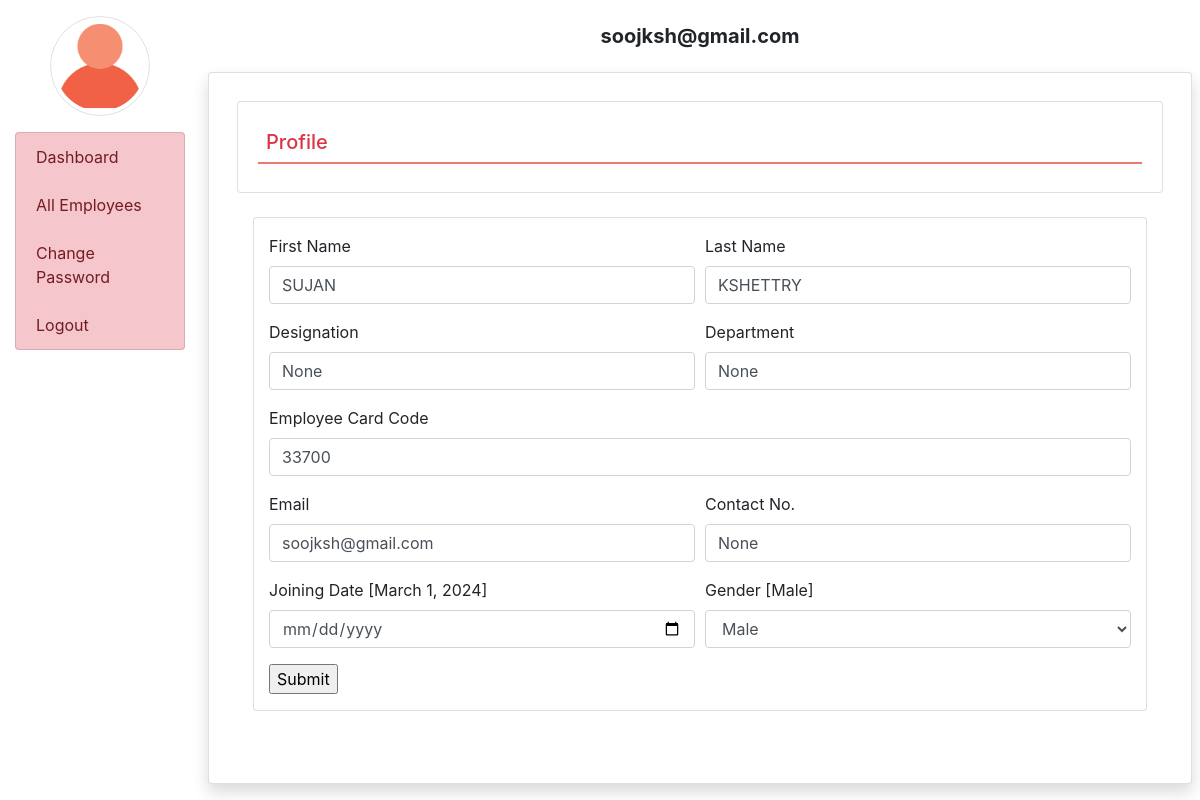
The app's page /edit_profile/18 (signed in) with its own data.
### employee/models.py (models this page shows, shortened)
class EmployeeDetail(models.Model):
    user = models.ForeignKey(User, on_delete=models.CASCADE)
    empcode = models.CharField(max_length=50)
    empdept = models.CharField(max_length=100, null=True)
    designation = models.CharField(max_length=100, null=True)
    contact = models.CharField(max_length=15, null=True)
    gender = models.CharField(max_length=50, null=True)
    joiningdate = models.DateField(auto_now_add=True, null=True)

### employee/views.py (the view, shortened to what this page needs)
# urls.py: path('edit_profile/<int:pid>', edit_profile, name="edit_profile"),
def edit_profile(request, pid):
    if not request.user.is_authenticated:
        return redirect('admin_login')
    error = ""
    employee = EmployeeDetail.objects.get(id=pid)
    return render(request, 'edit_profile.html', locals())

### employee/templates/edit_profile.html (shortened to what this page needs)
{% extends 'admin_base.html' %}
{% block main %}
<div class= "card m-2">
    <div class="card-body">
        <h5  class = "p-2 text-danger"style="border-bottom: 2px solid #EB796F ">Profile</h5>
    </div>
</div>
<div class= "card m-4">
        <div class="container-fluid pt-3">
            <form method="POST" onsubmit="return checkpassword()">
                <div class="form-row">
                    <div class="col-sm-6">
                        <div class="form-group">
                            <label>First Name</label>
                            <input type="text" name='firstname' class='form-control' placeholder="Enter your first name" pattern="[A-Za-z]+" value="{{employee.user.first_name}}">
                        </div>
                    </div>
                    <div class="col-sm-6">
                        <div class="form-group">
                            <label>Last Name</label>
                            <input type="text" name='lastname' class='form-control' placeholder="Enter your last name" pattern="[A-Za-z]+" value="{{employee.user.last_name}}">
                        </div>
                    </div>
                    <div class="col-sm-6">
                        <div class="form-group">
                            <label>Designation</label>
                            <input type="text" name='designation' class='form-control' placeholder="Designation" value="{{employee.designation}}">
                        </div>
                    </div>
                    <div class="col-sm-6">
                        <div class="form-group">
                            <label>Department</label>
                            <input type="text" name='department' class='form-control' placeholder="Department"  value="{{employee.empdept}}">
                        </div>
                    </div>
                    <div class="col-sm-12">
                        <div class="form-group">
                            <label>Employee Card Code</label>
                            <input type="text" name='empcode' class='form-control' placeholder="Enter your employee card code" value="{{employee.empcode}}">
                        </div>
                    </div>
                    <div class="col-sm-6">
                        <div class="form-group">
                            <label>Email</label>
                            <input type="email" name='emailid' class='form-control' placeholder="Enter your email" value="{{employee.user.username}}">
                        </div>
                    </div>
                    <div class="col-sm-6">
                        <div class="form-group">
                            <label>Contact No.</label>
                            <input type="text" name='contact' class='form-control' placeholder="Contact No." value="{{employee.contact}}">
                        </div>
                    </div>
                    <div class="col-sm-6">
                        <div class="form-group">
                            <label>Joining Date [{{employee.joiningdate}}]</label>
                            <input type="date" name='jdate' class='form-control'>
                        </div>
                    </div>
                    <div class="col-sm-6">
                        <div class="form-group">
                            <label>Gender [{{employee.gender}}]</label>
                            <select name="gender" class="form-control">
                                <option value="Male">Male</option>
                            </select>
                        </div>
                    </div>
                </div>
                <input type="submit" value="Submit" class="button">
            </form>
        </div>
</div>
{% endblock main %}

### employee/templates/admin_base.html (shortened to what this page needs)
<html>
    <head>
{% load static %}
  <link rel="stylesheet" href="https://cdn.jsdelivr.net/npm/bootstrap@4.6.2/dist/css/bootstrap.min.css">
  <link rel="stylesheet" href="{% static 'css/style.css' %}">
  <link rel="stylesheet" href="https://maxcdn.bootstrapcdn.com/bootstrap/4.0.0/css/bootstrap.min.css">
<link rel="stylesheet" href="https://use.fontawesome.com/releases/v5.7.0/css/all.css">
<link rel="stylesheet" href="https://cdn.datatables.net/1.13.5/css/jquery.dataTables.min.css">
<link rel="stylesheet" href="https://cdn.datatables.net/buttons/2.4.1/css/buttons.dataTables.min.css">
</head>
<body class="container-fluid">
    <div class="row">
        <div class="col-sm-2">
           <center> <img src="{% static 'images/admin-red.png' %}" width='100' height='100' class="img-thumbnail rounded-circle my-3"></center>
           <div class="list-group">
            <a href="{%url 'admin_home'%}" class ="list-group-item list-group-item-danger list-group-item-action {% if request.path == '/admin_home/' %} active {% endif %}">Dashboard</a>
            <a href="{%url 'all_employee'%}" class ="list-group-item list-group-item-danger list-group-item-action {% if request.path == '/all_employee/' %} active {% endif %}">All Employees</a>
            <a href="{%url 'change_passwordadmin'%}" class ="list-group-item list-group-item-danger list-group-item-action {% if request.path == '/change_passwordadmin/' %} active {% endif %}">Change Password</a>
            <a href="{% url 'logout' %}" class ="list-group-item list-group-item-danger list-group-item-action">Logout</a>
           </div>
        </div>
        <div class="col-sm-10 p-0">
            <div class="container-fluid p-2">
                <h5 class ='text-center p-3 font-weight-bold'>
                    {{request.user}}
                </h5>
                <div class="card shadow" style="min-height:89vh">
                    <div class="card-body">
                        {% block main %}
                        {% endblock main %}
                    </div>
                </div>
            </div>
        </div>
    </div>
</body>
</html>

### employee/static/css/style.css (style rules this page uses)
body { font-family: "Open Sans", sans-serif; color: #444; }
a { color: #4fa6d5; text-decoration: none; }
h1, h2, h3, h4, h5, h6, .font-primary { font-family: "Roboto", sans-serif; }

### records on screen
EmployeeDetail: firstname "SUJAN", lastname "KSHETTRY", designation "None", department "None", empcode "33700", emailid "soojksh@gmail.com", contact "None", joiningdate "March 1, 2024", gender "Male"

### other values on screen
{{ request.user }} "soojksh@gmail.com"
